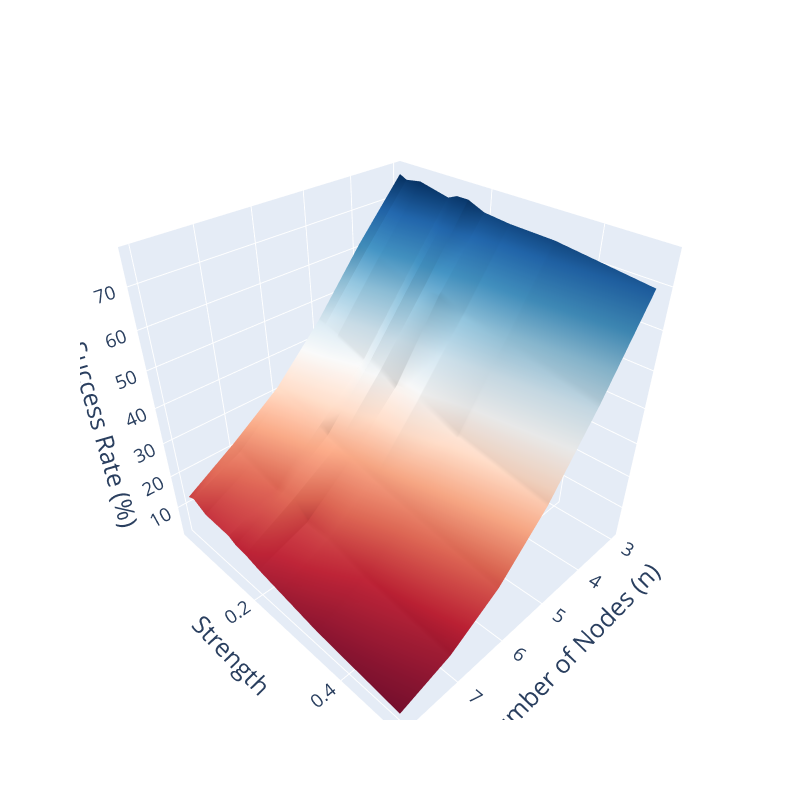

Write notebook code for a chart like this one.
### Code cell
import plotly.graph_objects as go

# Example data
n = np.array([3, 4, 5, 6, 7, 8])
strengths = np.array([1/2, 1/3, 1/4, 1/5, 1/6, 1/7, 1/8, 1/16, 1/32, 1/64])
success_rates = np.array(percent_success_by_strength)

# Create meshgrid for n and strengths
N, Strengths = np.meshgrid(n, strengths)

# Create 3D surface plot
fig = go.Figure(data=[go.Surface(z=success_rates, x=n, y=strengths, colorscale='Rdbu', showscale=False)])

# Customize layout
# Customize layout
fig.update_layout(
    scene=dict(
        xaxis=dict(
            title=dict(text='Number of Nodes (n)', font=dict(size=25)),
            tickfont=dict(size=15)
        ),
        yaxis=dict(
            title=dict(text='Strength', font=dict(size=25)),
            tickfont=dict(size=15)
        ),
        zaxis=dict(
            title=dict(text='Success Rate (%)', font=dict(size=25)),
            tickfont=dict(size=15)
        )
    ),
    width=800,
    height=800
)

# Show plot
fig.show()

### Figure 1 — Plotly figure (JSON) as saved in the notebook; plotly's stock layout.template omitted (floating-point values rounded to 4 significant figures)
{"data": [{"colorscale": [[0, "rgb(103,0,31)"], [0.1, "rgb(178,24,43)"], [0.2, "rgb(214,96,77)"], [0.3, "rgb(244,165,130)"], [0.4, "rgb(253,219,199)"], [0.5, "rgb(247,247,247)"], [0.6, "rgb(209,229,240)"], [0.7, "rgb(146,197,222)"], [0.8, "rgb(67,147,195)"], [0.9, "rgb(33,102,172)"], [1, "rgb(5,48,97)"]], "showscale": false, "type": "surface", "x": [3, 4, 5, 6, 7, 8], "y": [0.5, 0.3333, 0.25, 0.2, 0.1667, 0.1429, 0.125, 0.0625, 0.03125, 0.01562], "z": [[69.61, 48.21, 29.54, 15.91, 7.329, 2.957], [72.48, 53.3, 34.33, 20.58, 10.84, 5.407], [72.83, 55.13, 38.84, 23.25, 13.89, 7.645], [73.53, 57.77, 38.14, 25.02, 13.91, 9.019], [75.31, 57.69, 41.01, 26.28, 17.78, 10.29], [75.29, 59.08, 42.12, 27.08, 18.05, 10.63], [74.24, 57.74, 40.65, 28.82, 17.29, 11.8], [75.98, 60.33, 43.78, 30.59, 19.6, 12.23], [75.3, 60.45, 44.87, 31.65, 20.73, 14.33], [76.23, 61.68, 45.51, 31.94, 22.2, 13.46]]}], "layout": {"height": 800, "scene": {"xaxis": {"tickfont": {"size": 15}, "title": {"font": {"size": 25}, "text": "Number of Nodes (n)"}}, "yaxis": {"tickfont": {"size": 15}, "title": {"font": {"size": 25}, "text": "Strength"}}, "zaxis": {"tickfont": {"size": 15}, "title": {"font": {"size": 25}, "text": "Success Rate (%)"}}}, "width": 800}}
